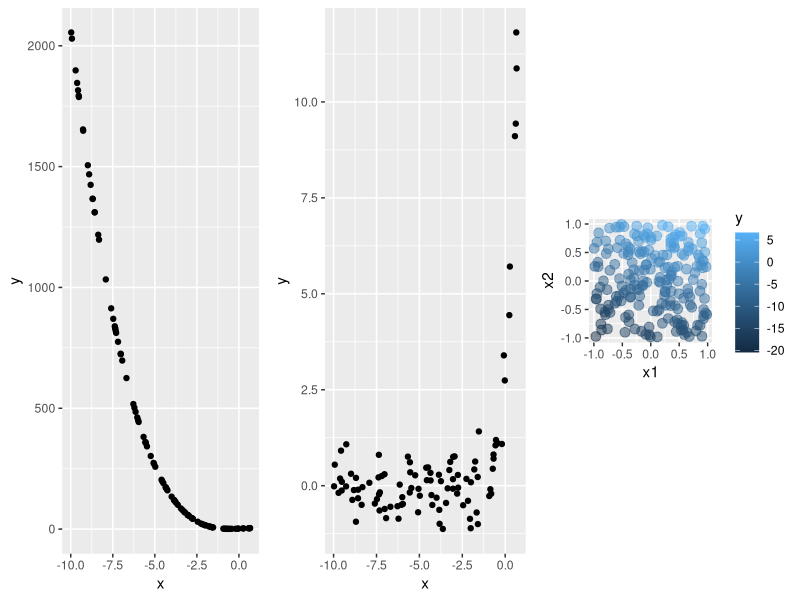
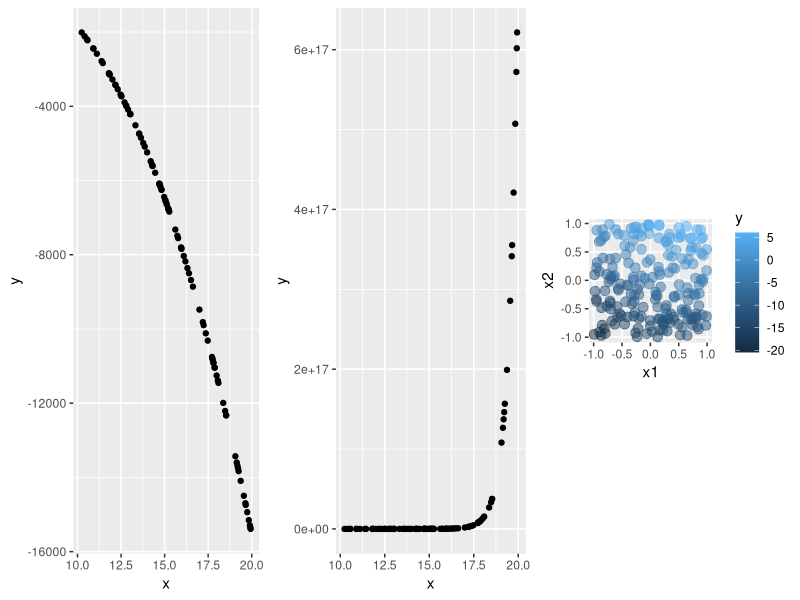
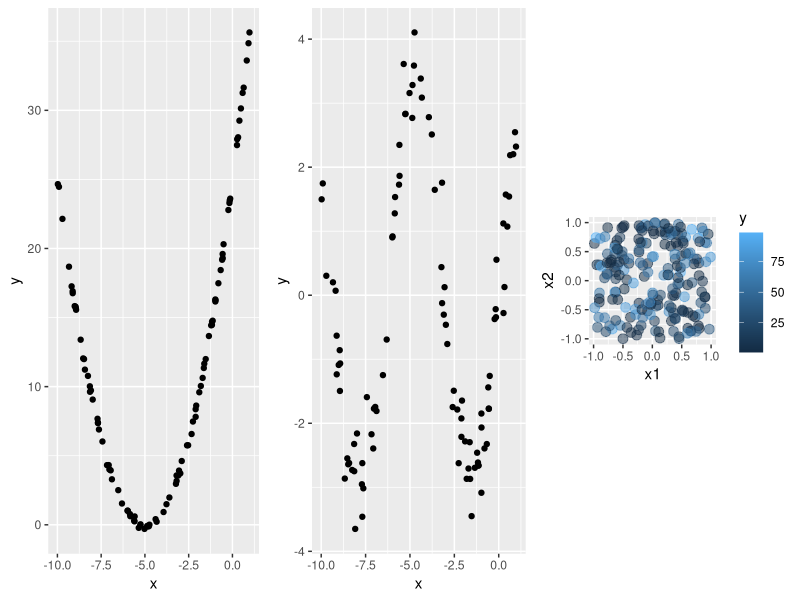

Generate these figures, in order, with R:
## ---- chunk 1
knitr::opts_chunk$set(echo = TRUE,
                      message = FALSE,
                      fig.width = 9,
                      fig.height = 3,
                      fig.align = "center")
## ---- chunk 2
# Load tidyverse
library(tidyverse)

# Load gridExtra
library(gridExtra)

# Randomly generate 100 values between -10 to 1 and store in x
x <- runif(100, -10, 1)

# Data frame of x and y (y based on a quadratic and cubic function of x)
# rnorm() adds noises to y (run rnorm(100)*0.2 to see what this noise looks like)
df <- tibble(x, y=2+3*x+x^2-2*x^3+rnorm(100)*0.2)

# Scatter plot of y against x
p1 <- ggplot(df, aes(x=x, y=y)) + geom_point()

# Data frame of x and y (y based on a exponential function of x)
df2 <- tibble(x, y=3*exp(2*x)+rnorm(100)*0.5)

# Scatter plot of y against x
p2 <- ggplot(df2, aes(x=x, y=y)) + geom_point()

# Randomly generate 200 values between -1 to 1 and store in x1
x1 <- runif(200, -1, 1)

# Randomly generate 200 values between -1 to 1 and store in x2
x2 <- runif(200, -1, 1)

# Data frame of x1, x2 and y (y based on x1 and x2)
df3 <- tibble(x1, x2, y=-5+4*x1-2*x1^2+10*x2+rnorm(200)*0.1)

# Scatter plot of x2 against x1 coloured by y
p3 <- ggplot(df3, aes(x=x1, y=x2, colour=y)) + geom_point(size=3, alpha=0.5) + theme(aspect.ratio=1)

# Place p1, p2 and p3 in a 3 column grid (grid.arrange() comes from gridExtra package)
grid.arrange(p1, p2, p3, ncol=3)
## ---- chunk 3
# Randomly generate 100 values between -10 to 1 and store in x
x <- runif(100, 10, 20)

# Data frame of x and y (y based on a quadratic and cubic function of x)
# rnorm() adds noises to y (run rnorm(100)*0.2 to see what this noise looks like)
df <- tibble(x, y=2+3*x+x^2-2*x^3+rnorm(100)*0.2)

# Scatter plot of y against x
p1 <- ggplot(df, aes(x=x, y=y)) + geom_point()

# Data frame of x and y (y based on a exponential function of x)
df2 <- tibble(x, y=3*exp(2*x)+rnorm(100)*0.5)

# Scatter plot of y against x
p2 <- ggplot(df2, aes(x=x, y=y)) + geom_point()

# Randomly generate 200 values between -1 to 1 and store in x1
x1 <- runif(200, -1, 1)

# Randomly generate 200 values between -1 to 1 and store in x2
x2 <- runif(200, -1, 1)

# Data frame of x1, x2 and y (y based on x1 and x2)
df3 <- tibble(x1, x2, y=-5+4*x1-2*x1^2+10*x2+rnorm(200)*0.1)

# Scatter plot of x2 against x1 coloured by y
p3 <- ggplot(df3, aes(x=x1, y=x2, colour=y)) + geom_point(size=3, alpha=0.5) + theme(aspect.ratio=1)

# Place p1, p2 and p3 in a 3 column grid (grid.arrange() comes from gridExtra package)
grid.arrange(p1, p2, p3, ncol=3)
## ---- chunk 4
# Randomly generate 100 values between -10 to 1 and store in x
x <- runif(100, -10, 1)

# Data frame of x and y (y based on a quadratic and cubic function of x)
# rnorm() adds noises to y (run rnorm(100)*0.2 to see what this noise looks like)
df <- tibble(x, y = (x+5)^2+rnorm(100)*0.2)

# Scatter plot of y against x
p1 <- ggplot(df, aes(x=x, y=y)) + geom_point()

# Data frame of x and y (y based on a exponential function of x)
df2 <- tibble(x, y= 3*sin(x)+rnorm(100)*0.5)

# Scatter plot of y against x
p2 <- ggplot(df2, aes(x=x, y=y)) + geom_point()

# Randomly generate 200 values between -1 to 1 and store in x1
x1 <- runif(200, -1, 1)

# Randomly generate 200 values between -1 to 1 and store in x2
x2 <- runif(200, -1, 1)

# Data frame of x1, x2 and y (y based on x1 and x2)
df3 <- tibble(x1, x2, y=cos(x)+x^2+rnorm(200)*0.1)

# Scatter plot of x2 against x1 coloured by y
p3 <- ggplot(df3, aes(x=x1, y=x2, colour=y)) + geom_point(size=3, alpha=0.5) + theme(aspect.ratio=1)

# Place p1, p2 and p3 in a 3 column grid (grid.arrange() comes from gridExtra package)
grid.arrange(p1, p2, p3, ncol=3)
